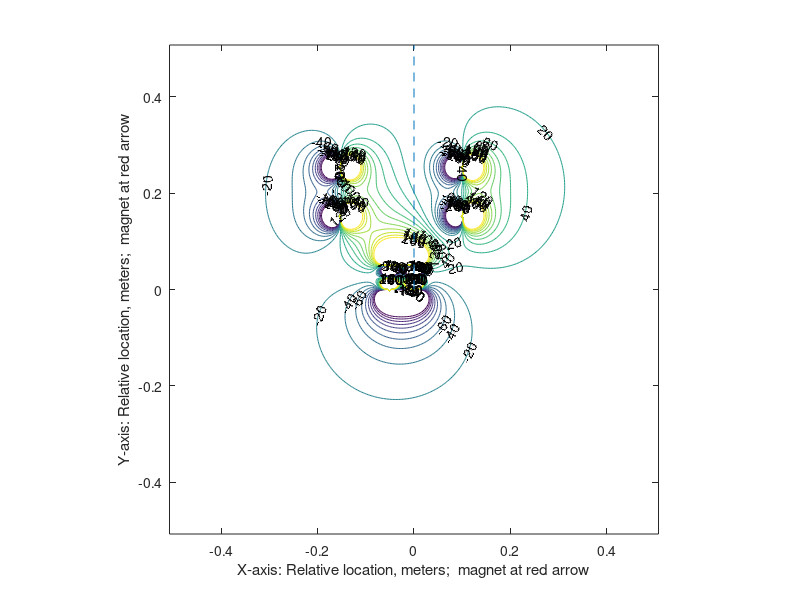

Write MATLAB code to recreate this figure. (Note: this script raises an error after producing the figure.)
%%Edited by Lotanna Ezenwa
%Due Thursday, May 26, 2016

% Compute magnetic field in one plane around dipole 
% with known radius, a, and magnetization, M.

% Dipole is aligned with y axis, where theta defined as zero.

% Display centers of square grid elements.


clear

format short


Mag = 11e5;;       % magnetization of rare earth magnet, amps/meter

a = (0.75/2) / 39.37;  % magnet radius, meters

mu_0 = 4*pi*1e-7;       % permeability of vacuum, farads/meter

S = 2 / 39.37;     % Physical side length of each square, meters

N_0 = 10;      % Number of squares in the half-side length of calculation domain

F = 16;      % Fineness factor: number of points calculated along each square
             % side length; make > 1 for smooth plot.

N =   1 + 2*F*N_0;   % Number of calculation squares, odd, in array

dx = S/F;    % Physical step size in calculated grid: small for smoothness; needed for gradient calculation

mg = [[-1,0];[-1,1];[0,0];[0,1];[-3,3];[-3,5];[2,3];[2,5]];
Phib = zeros(size(meshgrid(1:N,1:N)));
for q = 1:length(mg)

    
XC = 1 + (N-1)/2 + mg(q,1)*16;
YC = 1 + (N-1)/2 + mg(q,2)*16;

[Xdist, Ydist] = meshgrid(1:N, 1:N);

Xdist = Xdist - XC;
Xdist = dx * Xdist;

Ydist = Ydist - YC;
Ydist = dx * Ydist;

rho = ((Xdist.^2) + (Ydist.^2)).^0.5;

Theta = atan2(Ydist, Xdist);
if q<=4
Theta = Theta - pi/2;     % Put theta = 0 along vertical axis (y axis).
end


% Potential of 3-D dipole, SFW, p 350,
% with p = 4*pi * a^3 * Mag / 3
Phi = cos(Theta);
Phi = Phi  ./ rho .^2;
Phi = Phi  * 4*pi * Mag * a^3 / 3;
Phi = Phi  / (4*pi);
Phib = Phib + Phi;
end



% Labels for axes of contour plot, meters
X = 1:N;
X = X - floor(N/2) - 1;
X = dx * X;
Y = X;

Levels = [20:20:200];    % Levels to be labeled in potential contour plot
q = length(Levels);
Levels(q+1:2*q) = -Levels;      % Include symmetric negative levels

figure(1)
[C, H] = contour(X, Y, Phib, Levels);
clabel(C, H, Levels)
xlabel('X-axis: Relative location, meters;  magnet at red arrow')
ylabel('Y-axis: Relative location, meters;  magnet at red arrow')
grid off
axis equal
hold on
plot([0 0],[0 max(Y)], '--')
% Plot an 'X' at center of each square on playing grid
q = (N-1)/(2*F);
for i=(-q+1):1:(q-1)
    for j=(-q):1:(q)
        plot(dx*F*(i), dx*F*(j),'X');
    end
end
hold off
% Draw arrow at location of magnet.
% Add offset to X and Y vectors to shift arrow to new location.
hold on

hold off
title('Potential Phi;  X denotes center of each square')
text(S/4, 0.55*max(Y), 'Theta=0: orientation of dipole')
text(S/4, 0.50*max(Y), 'Positive theta is CCW, as usual')
figure(gcf)
axis([-0.4 0.4 -0.01 0.4])
orient portrait



% Take gradient of potential to find fields:
[B_x, B_y] = gradient(Phib, dx);
B_x = - B_x;
B_y = - B_y;
B_x = mu_0 * 1000 * B_x;  % Convert to B, then to milliTesla
B_x = abs(B_x);
B_y = mu_0 * 1000 * B_y;  % Convert to B, then to milliTesla
B_y = abs(B_y);



Levels = [ 0.5 1 2 4];    % Levels to be labeled in field contour plot
q = length(Levels);
Levels(q+1:2*q) = -Levels;      % Include symmetric negative levels

figure(2)
[C, H] = contour(X, Y, B_y, Levels);
clabel(C, H, Levels)
xlabel('X-axis: Relative location, meters;  magnet at red arrow')
ylabel('Y-axis: Relative location, meters;  magnet at red arrow')
grid off
axis equal
hold on
plot([0 0],[0 max(Y)], '--')
% Plot an 'X' at center of each square on playing grid
q = (N-1)/(2*F);
for i=(-q+1):1:(q-1)
    for j=(-q):1:(q)
        plot(dx*F*(i), dx*F*(j),'X');
    end
end
hold off
% Draw arrow at location of magnet.
% Add offset to X and Y vectors to shift arrow to new location.
hold on
plot([0 0 -0.0025 0 0.0025], [-0.005 0.005 0.0025 0.005 0.0025], 'r', 'LineWidth',1.5)
hold off
title('Absolute Value of Y-directed B field, in milliTesla;  X denotes center of each square')
text(S/4, 0.85*max(Y), 'Theta=0: orientation of dipole')
text(S/4, 0.80*max(Y), 'Positive theta is CCW, as usual')
text(-0.23, 0.85*max(Y), 'Array design by Lotanna Ezenwa')
figure(gcf)
axis([-0.4 0.4 -0.01 0.4])
orient portrait


figure(3)
[C, H] = contour(X, Y, B_x, Levels);
clabel(C, H, Levels)
xlabel('X-axis: Relative location, meters;  magnet at red arrow')
ylabel('Y-axis: Relative location, meters;  magnet at red arrow')
grid off
axis equal
hold on
plot([0 0],[0 max(Y)], '--')
% Plot an 'X' at center of each square on playing grid
q = (N-1)/(2*F);
for i=(-q+1):1:(q-1)
    for j=(-q):1:(q)
        plot(dx*F*(i), dx*F*(j),'X');
    end
end
hold off
% Draw arrow at location of magnet.
% Add offset to X and Y vectors to shift arrow to new location.
hold on
plot([0 0 -0.0025 0 0.0025], [-0.005 0.005 0.0025 0.005 0.0025], 'r', 'LineWidth',1.5)
hold off
title('Absolute Value of X-directed B field, in milliTesla;  X denotes center of each square')
text(S/4, 0.85*max(Y), 'Theta=0: orientation of dipole')
text(S/4, 0.80*max(Y), 'Positive theta is CCW, as usual')
text(-0.23, 0.85*max(Y), 'Array design by Lotanna Ezenwa')
figure(gcf)
axis([-0.4 0.4 -0.01 0.4])
orient portrait

